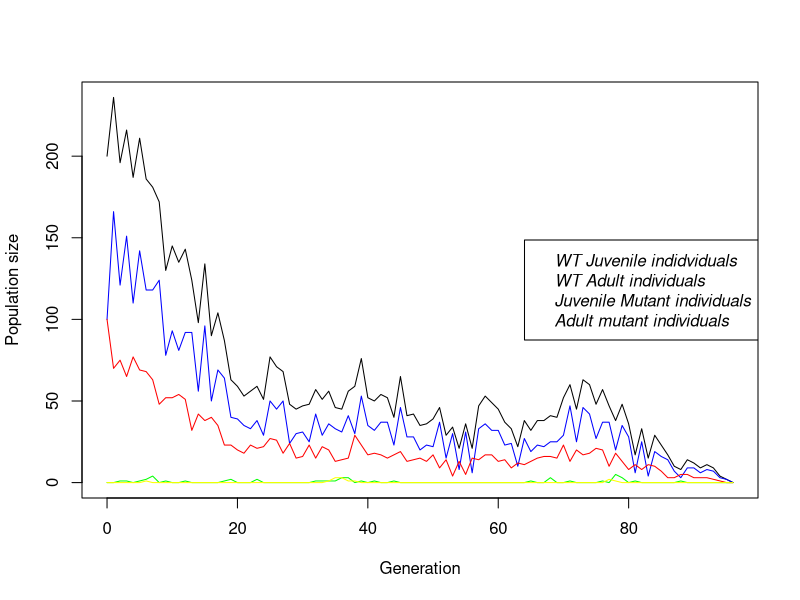
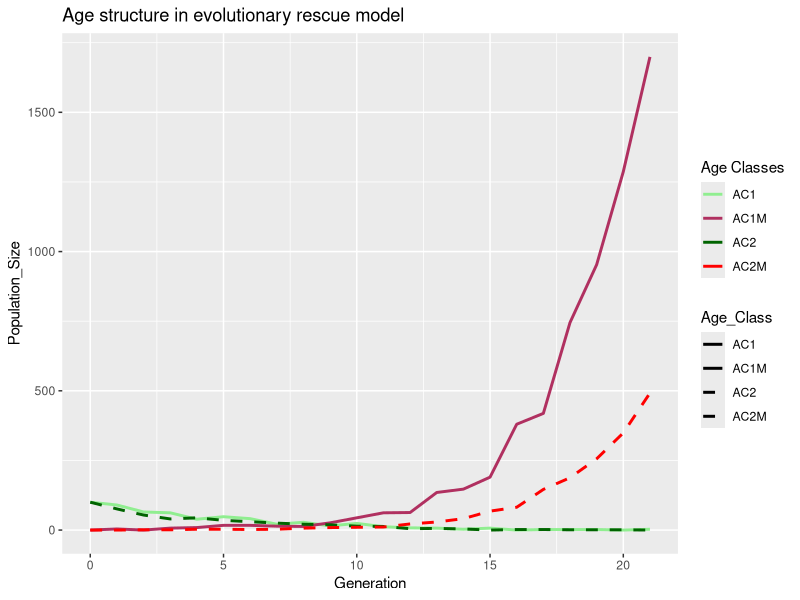

Source code (R) for these figures, in order: (Note: this script raises an error after producing the figures.)
## ---- chunk 1
# Simulate WT-Population without any mutations and stochasticity
simulate_one_gen <- function(N_j0, N_a0,N_j0M, N_a0M, R_a, R_aM, S_j, S_jM, S_a, S_aM, mu){
  
  New_jtM <- rpois(1, N_a0 * mu * R_a)
  N_jt <- rpois(1, R_a * N_a0) - New_jtM #calculating number of WT juvenile individuals. 
  N_at <- rpois(1, S_j * N_j0 + S_a * N_a0) #calculating number of adult individuals
  
  
  N_jtM <- rpois(1, N_a0M * R_aM) + New_jtM # calculating number of Mutant juveniles
  N_atM <- rpois(1, N_j0M * S_jM + S_aM * N_a0M) # calculating number of Mutant adults
  
  
  return(c(N_jt, N_at, N_jtM, N_atM))
}
print(simulate_one_gen(100, 100,0, 0, 2, 2, 0.1,0.1, 0.6, 0.6, 0.02))
## ---- chunk 2
simulate_pop <- function(N_j0, N_a0,N_j0M, N_a0M, R_a, R_aM, S_j, S_jM, S_a, S_aM, mu, t_max) {
   # Create the vector in which to save the results
  pop_vector <- c(N_j0, N_a0, N_j0M, N_a0M) 
  # initiate the variables
  pop_new <- c(N_j0, N_a0, N_j0M, N_a0M)
  
  # run the simulation until generation t_max
  for (i in 1:t_max+1) {
    # redefine the current population one generation later
    pop_new <- simulate_one_gen(pop_new[1],pop_new[2],pop_new[3],pop_new[4], R_a,R_aM, S_j, S_jM, S_a, S_aM, mu)
    
    # add the new population sizes to the output vector
    pop_vector <- rbind(pop_vector,pop_new)
    # condition to stop the simulation before t_max: either the population exceeds 1.5 times the original population size, or it goes extinct
    if ( (pop_new[1]+pop_new[2]+ pop_new[3]+pop_new[4] >=10*(N_j0+ N_a0 + N_j0M+ N_a0M)) | (pop_new[1]+pop_new[2]+ pop_new[3]+pop_new[4]==0)) break }
  
  # add row and column names
  colnames(pop_vector) <- c("AC1", "AC2", "AC1M", "AC2M")
  rownames(pop_vector) <- (0:t_max)[1:length(pop_vector[,1])]
  
  return(pop_vector)
}
print(tail(simulate_pop(100, 100, 0,0, 2.5,2.5, 0.2,0.2, 0.6,0.6, 0.001, 1500)))


 
## ---- chunk 3
output <- simulate_pop(100, 100, 0,0, 1.8,2.5, 0.2,0.2, 0.6,0.6, 0.009, 1500)
print(tail(output))

x_range <- 0:(length(output[,1])-1)
# this plots the total population size
plot(x_range,output[,1]+output[,2],type='l',ylim=c(0,max(output[,1]+output[,2])),xlab = "Generation",ylab = "Population size")
# add number of Juvenile WT individuals
lines(x_range,output[,1], col="blue")
# add number of adult WT individuals
lines(x_range,output[,2], col="red")
#number of Juvenile Mutant individuals 
lines(x_range,output[,3], col = "green")
#number of adult mutant individuals
lines(x_range,output[,4], col = "yellow")

legend("right",
       c("WT Juvenile indidviduals", "WT Adult individuals", "Juvenile Mutant individuals", "Adult mutant individuals"),
       text.font = 3)
## ---- chunk 4
install.packages("dplyr")
install.packages("tidyr")
install.packages("ggplot2")
## ---- chunk 5


library(ggplot2)
library(dplyr)
library(tidyr)

# having the simulation set as a variable
sim_data <- simulate_pop(100, 100, 0, 0, 1,5, 0.2, 0.2, 0.6, 0.6, 0.01, 1500)

#Convert matrix to Dataframe to help analysis
df <- as.data.frame(sim_data)

# these steps were generated using ai help: The rownames are the Generation numbers. Let's make them a proper column.
df$Generation <- as.numeric(rownames(df))

# Reshape from Wide to Long format for ggplot
# This creates a column "Age_Class" (AC1, AC2, etc.) and "Population_Size". 

#pivot_longer syntaxc first define what data you are looking at. here we are looking at df our data frame. cols defines which columns to convert into the long format. we want to convert our Age class collumns into long format. names_to defines what the new column name should be. 

df_long <- pivot_longer(
  df, 
  cols = c("AC1", "AC2", "AC1M", "AC2M"), 
  names_to = "Age_Class", 
  values_to = "Population_Size"
)


print(df_long)

ggplot(df_long, aes(x = Generation, y = Population_Size, color = Age_Class, linetype = Age_Class)) +
  geom_line(linewidth = 1) +
  scale_color_manual(values = c(
    "AC1" = "lightgreen",
    "AC2" = "darkgreen",
    "AC1M" = "maroon",
    "AC2M" = "red")) +
  labs(title = "Age structure in evolutionary rescue model", color = "Age Classes")+
  scale_linetype_manual(values = c(
    "AC1" = 1,
    "AC1M" = 1,
    "AC2" = 2,
    "AC2M" = 2))
  


## ---- chunk 6
#N_j0, N_a0,N_j0M, N_a0M, R_a, R_aM, S_j, S_jM, S_a, S_aM, mu, t_max
# set some parameters to fixed values
N_j0 <- 50
N_a0 <- 50
N_j0M <- 0
N_a0M <- 0
R_a <- 2
R_aM <- 2
S_j <- 0.2
S_a <- 0.6
mu <- 0.01
t_max <- 1000




# determine how often to run the simulation for each set of parameters
no_replicates <- 100

# initialize data table - where to collect the results
data_table <- c()

# Doing a parameter sweep
for (selection_on_jM in c(TRUE,FALSE)){
  for (s_coeff in seq(1,1.1, 0.01)){
    S_j <- 0.2
    S_jM <- S_j * ifelse(selection_on_jM, s_coeff, 1)
    S_a <- 0.6
    S_aM <- S_a * ifelse(selection_on_jM, 1, s_coeff)
    
    print(paste(selection_on_jM, S_jM, S_aM))
    i<-1
    repeat {
      print(i)
      # increase counter by one
      i<-i+1
      # run the simulation once
      one_run <- simulate_pop(N_j0, N_a0,N_j0M, N_a0M, R_a, R_aM, S_j, S_jM, S_a, S_aM, mu, t_max)
      # determine total population sizes
      total_size <- one_run[,1]+one_run[,2] +one_run[,3]+one_run[,4]
      # determine minimum population size
      min_size <- min(total_size)
      # determine (first) generation at which this population size occurred
      min_gen <- as.numeric(which(total_size==min_size)[1])
      # enter the data into the table
      data_table <- rbind(data_table,c(s_coeff,ifelse(selection_on_jM, "on_juv", "on_adults"),min_gen,min_size)) # note that we add the varying parameters (decay rate and selection coefficient) to the table too
      # stop the repeated computation after no_replicates times
      if(i>no_replicates) break
    }
  }  
}
 
# define column names of data table
colnames(data_table) <- c("s_coeff","juveniles or adults","min_gen","no_min")
# show the first lines of the output
print(head(data_table))
print(tail(data_table))





#define WT leslie matrix and get growth-rate

l_matrix_WT <- matrix(c(
  0, R_a,
  S_j, S_a
), nrow = 2, byrow = TRUE)

all_eigen <- eigen(l_matrix_WT)
growth_rate_WT <- max(Re(all_eigen$values))
l_matrix_WT
growth_rate_WT

# define WT leslie matrix and get growth-rate
l_matrix_Mut <- matrix(c(
  0, R_aM,
  S_jM, S_aM
), nrow = 2, byrow = TRUE)

all_eigen <- eigen(l_matrix_Mut)
growth_rate_Mut <- max(Re(all_eigen$values))
l_matrix_Mut
growth_rate_Mut
